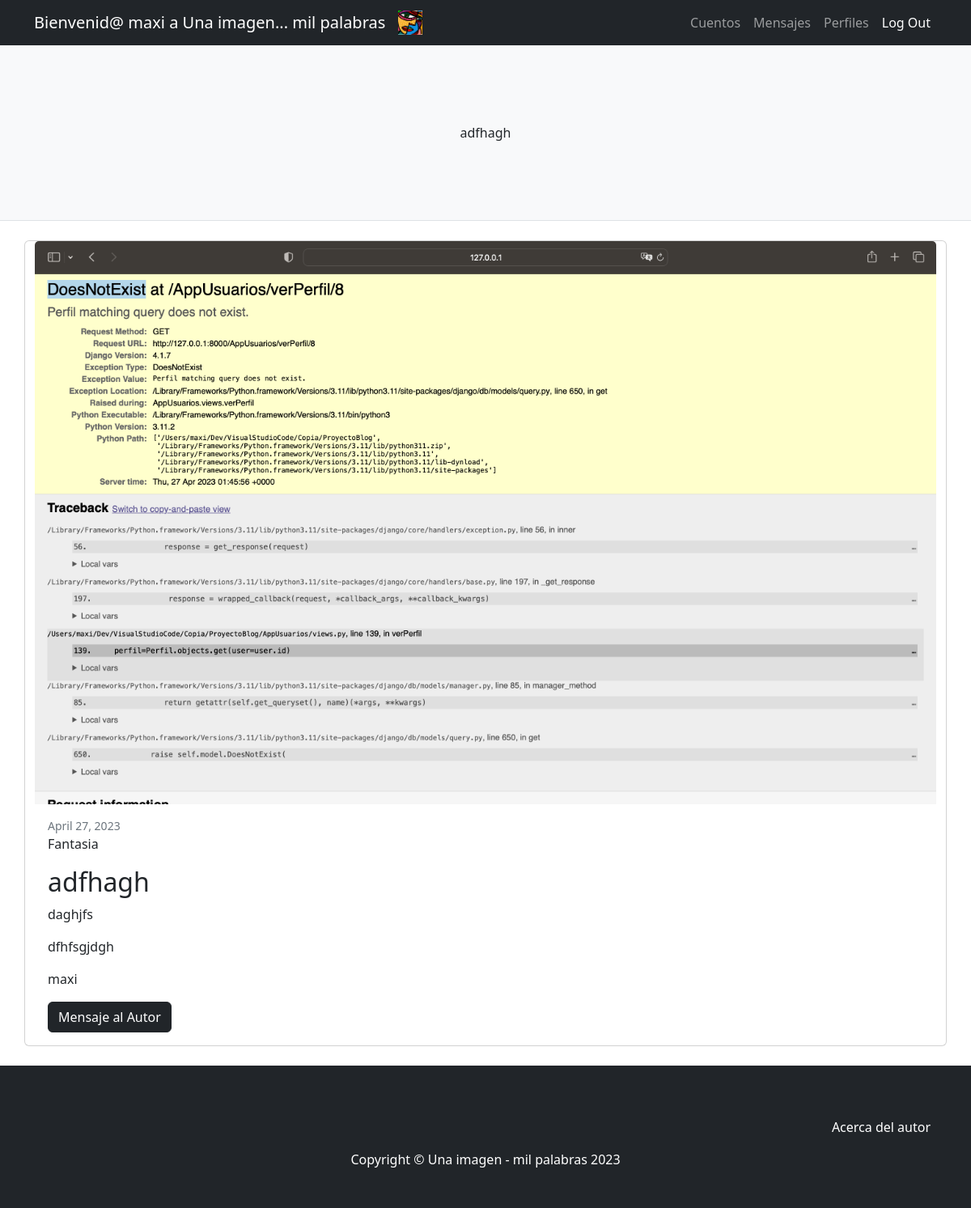
The page /AppCuentos/verCuento/6 (signed in) on the database its author committed.
### AppCuentos/models.py (models this page shows, shortened)
class Cuento(models.Model):
    fecha=models.DateField()
    categoria=models.CharField(max_length=20)
    titulo=models.CharField(max_length=50, unique=True)
    subtitulo=models.CharField(max_length=100)
    cuerpo=models.CharField(max_length=100000)
    autor=models.ForeignKey(User, on_delete=models.CASCADE)
    foto=models.ImageField(upload_to="fotos") #Hay que ponerlo en la carpeta media como el de avatars

### AppCuentos/views.py (the view)
# urls.py: path("verCuento/<id>", verCuento, name="verCuento"),
def verCuento(request, id):
    cuento=Cuento.objects.get(id=id)
    categoria=cuento.categoria
    titulo=cuento.titulo
    subtitulo=cuento.subtitulo
    cuerpo=cuento.cuerpo
    autor=cuento.autor
    fecha=cuento.fecha
    foto=cuento.foto.url
    id=cuento.id
    return render(request, 'AppCuentos/verCuento.html', {'id':id, 'categoria':categoria,'titulo':titulo,'subtitulo':subtitulo,'cuerpo':cuerpo,'autor':autor,'fecha':fecha,'foto':foto,"avatar":obtenerAvatar(request)})

### AppUsuarios/views.py (called while the page is built)
@login_required
def obtenerAvatar(request):
    avatares=Avatar.objects.filter(user=request.user.id)
    if len(avatares)!=0:
        return avatares[0].imagen.url
    else:
        return "/media/avatars/default.png"

### AppCuentos/templates/AppCuentos/verCuento.html
{% extends "AppUsuarios/padre.html" %}
{% load static %}
{% block titulo %}
{{ titulo }}
{% endblock %}
{% block cuerpo %}
<div class="card mb-4">
    <a href="#!"><img class="card-img-top" src="{{ foto }}" alt="foto" /></a>
    <div class="card-body">
        <div class="small text-muted">{{ fecha }}</div>
        <p class="card-text">{{ categoria }}</p>
        <h2 class="card-title">{{ titulo }}</h2>
        <p class="card-text">{{ subtitulo }}</p>
        <p class="card-text">{{ cuerpo }}</p>
        <p class="card-text">{{ autor }}</p>
        <a class="btn btn-dark" href="{% url 'mensajeAlAutor' id  %}">Mensaje al Autor </a>
    </div>
</div>
{% endblock %}

### AppUsuarios/templates/AppUsuarios/padre.html (shortened to what this page needs)
<!DOCTYPE html>
<html lang="en">
    <head>
        {% load static %}
        <link href="{% static 'AppUsuarios/css/styles.css' %}" rel="stylesheet" />
    </head>
    <body>
        <nav class="navbar navbar-expand-lg navbar-dark bg-dark">
            <div class="container">
                {% if user.is_authenticated %}
                <a class="navbar-brand" >Bienvenid@ {{ user.username }} a Una imagen... mil palabras</a>
                <img src="{{ avatar }}" alt="" width="30" height="30">
                <div class="collapse navbar-collapse" id="navbarSupportedContent">
                    <ul class="navbar-nav ms-auto mb-2 mb-lg-0">
                        <li class="nav-item"><a class="nav-link" href="{% url 'inicioCuentos' %}">Cuentos</a></li>
                        <li class="nav-item"><a class="nav-link" href="{% url 'mensajes' %}">Mensajes</a></li>
                        <li class="nav-item"><a class="nav-link" href="{% url 'verMiPerfil' %}">Perfiles</a></li>
                        <li class="nav-item"><a class="nav-link active" aria-current="page" href="{% url 'logout' %}">Log Out</a></li>
                    </ul>
                {% endif %}
                </div>
            </div>
        </nav>
        <header class="py-5 bg-light border-bottom mb-4">
            <div class="container">
                <div class="text-center my-5">
                    {% block titulo %}
                    {% endblock %}
                </div>
            </div>
        </header>
        <div class="container">
            <div class="row">
                {% block cuerpo %}
                {% endblock %}
            </div>
        </div>
        <footer class="py-5 bg-dark">
            <nav class="navbar navbar-expand-lg navbar-dark bg-dark">
                <div class="container">
                    <div class="collapse navbar-collapse" id="navbarSupportedContent">
                        <ul class="navbar-nav ms-auto mb-2 mb-lg-0">
                            <li class="nav-item"><a class="nav-link active" aria-current="page" href="{% url 'about' %}">Acerca del autor</a></li>
                        </ul>
                    </div>
                </div>
            </nav>
            <div class="container">
                <p class="m-0 text-center text-white">Copyright &copy; Una imagen - mil palabras 2023</p>
            </div>
        </footer>
    </body>
</html>

### rows shown on the page
Cuento: titulo "adfhagh", fecha "April 27, 2023", categoria "Fantasia", subtitulo "daghjfs", cuerpo "dfhfsgjdgh"

### other values the page prints
{{ user.username }} "maxi"
{{ autor }} "maxi"
